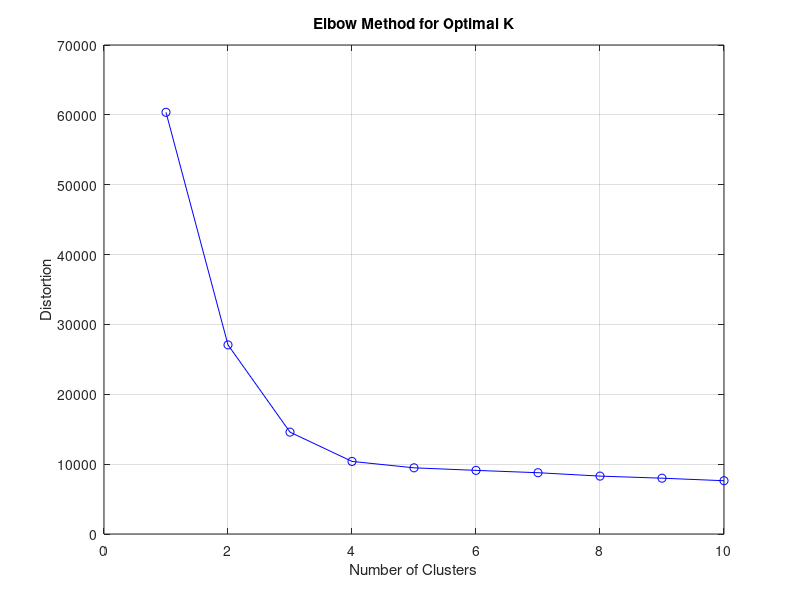
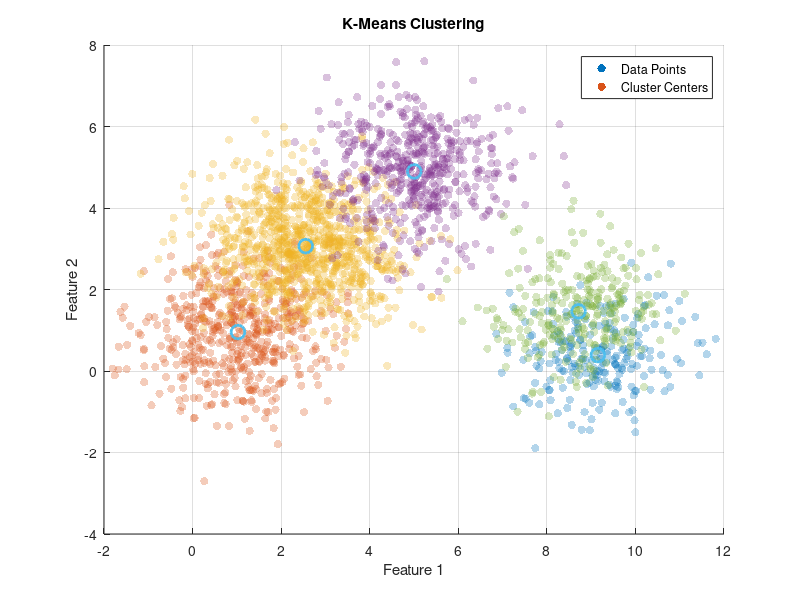
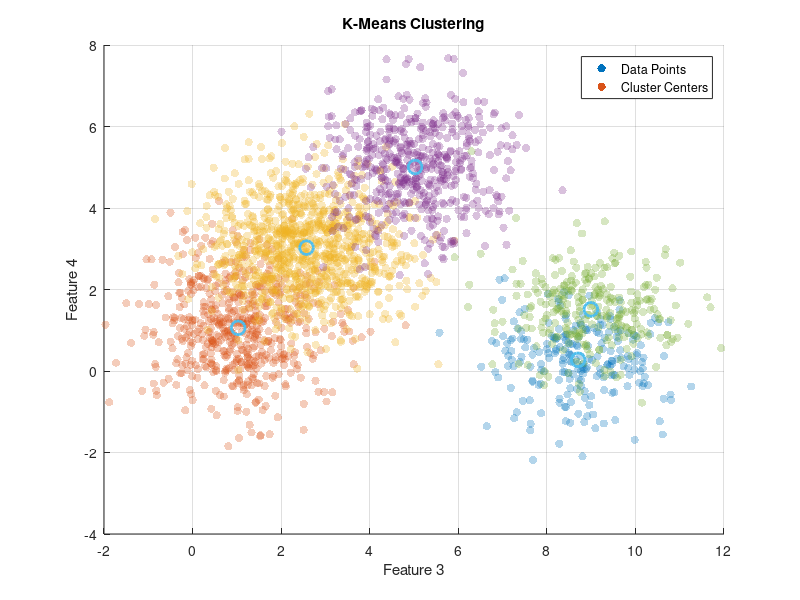

The MATLAB script that drew these images, in order:
num_samples = 500;  % Number of data points
data_dim = 4;       % Dimensionality of data (changed to 4)
true_means = [1, 1, 1, 1; 5, 5, 5, 5; 9, 1, 9, 1; 2, 3, 2, 3; 3, 3, 3, 3];  % True cluster means (adjusted for 4 dimensions)

% Generate synthetic dataset
rng(1); % Set random seed for reproducibility
data = [];
for i = 1:5
    data = [data; mvnrnd(true_means(i,:), eye(data_dim), num_samples)];
end

% Find the optimal number of clusters using the Elbow Method
max_clusters = 10; % Maximum number of clusters to consider
distortions = zeros(1, max_clusters);
for k = 1:max_clusters
    [~, ~, sumd] = kmeans(data, k);
    distortions(k) = sum(sumd);
end

% Plot the elbow curve
figure;
plot(1:max_clusters, distortions, 'bo-');
title('Elbow Method for Optimal K');
xlabel('Number of Clusters');
ylabel('Distortion');
grid on;

% Determine the optimal number of clusters using the elbow point (visual inspection)
optimal_num_clusters = input('Enter the optimal number of clusters from the plot: ');

% Perform K-Means clustering with the optimal number of clusters
[idx, centroids] = kmeans(data, optimal_num_clusters);

% Visualize the results
figure;
hold on;
color_map = lines(optimal_num_clusters);
for i = 1:optimal_num_clusters
    scatter(data(idx == i, 1), data(idx == i, 2), 36, color_map(i, :), 'filled', 'MarkerFaceAlpha', 0.3);
end
scatter(centroids(:, 1), centroids(:, 2), 100, 'rx', 'LineWidth', 2);
title('K-Means Clustering');
xlabel('Feature 1');
ylabel('Feature 2');
legend('Data Points', 'Cluster Centers');
grid on;
hold off;

% Visualize results in other dimensions
figure;
hold on;
for i = 1:optimal_num_clusters
    scatter(data(idx == i, 3), data(idx == i, 4), 36, color_map(i, :), 'filled', 'MarkerFaceAlpha', 0.3);
end
scatter(centroids(:, 3), centroids(:, 4), 100, 'rx', 'LineWidth', 2);
title('K-Means Clustering');
xlabel('Feature 3');
ylabel('Feature 4');
legend('Data Points', 'Cluster Centers');
grid on;
hold off;